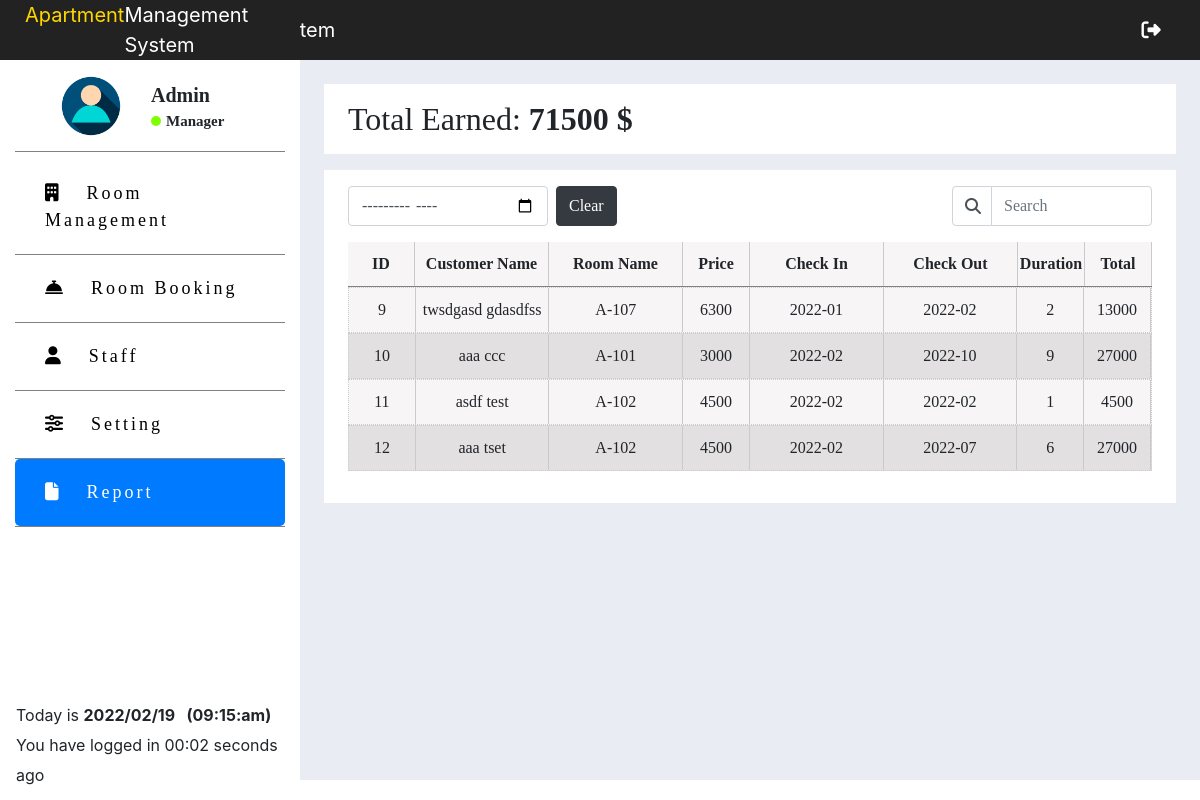
The app's page /index.php?report (signed in) with its own data.
### tables this page shows
CREATE TABLE `booking` (
  `Booking_Id` int(11) NOT NULL,
  `Customer_ID` varchar(20) NOT NULL,
  `Room_Id` varchar(20) NOT NULL,
  `Duration` int(5) NOT NULL,
  `Check_In` varchar(20) DEFAULT NULL,
  `Check_Out` varchar(20) DEFAULT NULL,
  `Total` decimal(20,0) NOT NULL,
  `Display_Order` int(5) NOT NULL DEFAULT 0
);

CREATE TABLE `customer` (
  `Customer_ID` int(11) NOT NULL,
  `Customer_Name` varchar(30) NOT NULL,
  `Customer_Contact` varchar(30) NOT NULL,
  `Customer_Email` varchar(40) NOT NULL,
  `Customer_ID_Card` varchar(20) NOT NULL
);

CREATE TABLE `rooms` (
  `Room_Id` int(20) NOT NULL,
  `Room_Name` varchar(10) NOT NULL,
  `Room_Type_Id` varchar(20) NOT NULL,
  `Status` varchar(10) NOT NULL
);

CREATE TABLE `room_type` (
  `Room_Type_Id` int(11) NOT NULL,
  `Room_Type_Name` varchar(20) NOT NULL,
  `Room_Type_Price` decimal(10,0) NOT NULL
);

### dashboard/report.php (the view)
    <section class="col-sm-9 main_box p-4">
        <div class="d-flex bg-white px-4 py-3 mb-3">
            <h2 class="m-0">
                Total Earned:
                <?php
                    $sql ="SELECT SUM(`Total`) AS sum FROM `booking`";
                    $result = mysqli_query($conn, $sql);
                    $sum = mysqli_fetch_assoc($result)['sum'];
                    echo"<span id='booking_total_revenue' style='font-weight:bold'> $sum $</span>"
                ?>
            </h2>
        </div>
        <div class="bg-white px-4 py-3">
            <div class="d-flex justify-content-between">
                <div class="d-flex">
                    <input type="month" id="reportMonthly_Input" class="form-control mr-2" style="width:200px" onchange="searchBooking()">
                    <button class="btn btn-dark" onclick="resetMonthly_Input()">Clear</button>
                </div>
                <div class="input-group" style="width: 200px !important;">
                    <div class="input-group-prepend" >
                        <span class="input-group-text" style="background:white; width:40px; padding:0 auto;" id="basic-addon1"><i class="fas fa-search"></i></span>
                    </div>
                    <input type="text" id="bookingSearchBar" class="form-control" placeholder="Search" value="" onkeyup="searchBooking()"/>
                </div>
            </div>
            <ul class="staff_table mt-3">
                <li class="d-flex" style="border-bottom:1px solid grey">
                    <span class="col-1 staff_list"> <b> ID </b>  </span>
                    <span class="col-2 staff_list"> <b> Customer Name </b> </span>
                    <span class="col-2 staff_list"> <b> Room Name </b> </span>
                    <span class="col-1 staff_list"> <b> Price </b>  </span>
                    <span class="col-2 staff_list"> <b> Check In </b> </span>
                    <span class="col-2 staff_list"> <b> Check Out </b> </span>
                    <span class="col-1 staff_list"> <b> Duration </b> </span>
                    <span class="col-1 staff_list"> <b> Total </b> </span>
                </li>
                <div id="bookingList" class="mb-3">
                    <?php
                        $sql ="SELECT * FROM `booking` NATURAL JOIN rooms NATURAL JOIN customer NATURAL JOIN room_type ORDER BY Display_Order";
                        $result = mysqli_query($conn, $sql);
                        while($booking = mysqli_fetch_array($result)){
                            $id = $booking['Booking_Id'];
                            $c_name = $booking['Customer_Name'];
                            $r_name = $booking['Room_Name'];
                            $price = $booking['Room_Type_Price'];
                            $check_in = $booking['Check_In'];
                            $check_out = $booking['Check_Out'];
                            $duration = $booking['Duration'];
                            $total = $booking['Total']; ?>
                            <li class="d-flex" id="<?php echo $id?>" style="margin:0; padding:0 !important">
                                <span class="col-1 staff_list"> <?php echo $id?> </span>
                                <span class="col-2 staff_list"> <?php echo $c_name?> </span>
                                <span class="col-2 staff_list"> <?php echo $r_name?> </span>
                                <span class="col-1 staff_list"> <?php echo $price?> </span>
                                <span class="col-2 staff_list"> <?php echo $check_in?> </span>
                                <span class="col-2 staff_list"> <?php echo $check_out?> </span>
                                <span class="col-1 staff_list"> <?php echo $duration?> </span>
                                <span class="col-1 staff_list"> <?php echo $total?> </span>
                            </li>
                        <?php }
                    ?>
                </div>
            </ul>
        </div>
    </section>
</div>

### css/dashboard.css (style rules this page uses)
.main_box { background: #E9ECF2; height: 100%; min-height: calc(100vh - 80px); padding: 10px 20px; font-family: 'Times New Roman', Times, serif; }
.fas { margin-right: 10px; }
.ui-sortable-handle { padding: 20px; background-color: #eaecec; border: 1px dotted #ccc; cursor: move; margin-top: 12px; }

### css/staff.css (style rules this page uses)
.input-group-text { padding-right: 6px; text-align: center; }
.staff_table { list-style: none; padding: 0; margin: 0; }
.staff_table li { font-size: 20px; background: rgb(247, 245, 245); }
.staff_table li:nth-child(even) { background: rgb(226, 224, 224); }
.staff_list { padding: 10px 5px; font-size: 16px; border-right: 1px solid rgb(202, 202, 202); display: flex; align-items: center; justify-content: center; }

### records on screen
booking: Booking_Id "9", Customer_ID.Customer_Name "twsdgasd gdasdfss", Room_Id.Room_Name "A-107", room_type.Room_Type_Price "6300", Check_In "2022-01", Check_Out "2022-02", Duration "2", Total "13000"
booking: Booking_Id "10", Customer_ID.Customer_Name "aaa ccc", Room_Id.Room_Name "A-101", room_type.Room_Type_Price "3000", Check_In "2022-02", Check_Out "2022-10", Duration "9", Total "27000"
booking: Booking_Id "11", Customer_ID.Customer_Name "asdf test", Room_Id.Room_Name "A-102", room_type.Room_Type_Price "4500", Check_In "2022-02", Check_Out "2022-02", Duration "1", Total "4500"
booking: Booking_Id "12", Customer_ID.Customer_Name "aaa tset", Room_Id.Room_Name "A-102", room_type.Room_Type_Price "4500", Check_In "2022-02", Check_Out "2022-07", Duration "6", Total "27000"

### other values on screen
$username "Admin"
$sum "71500"
